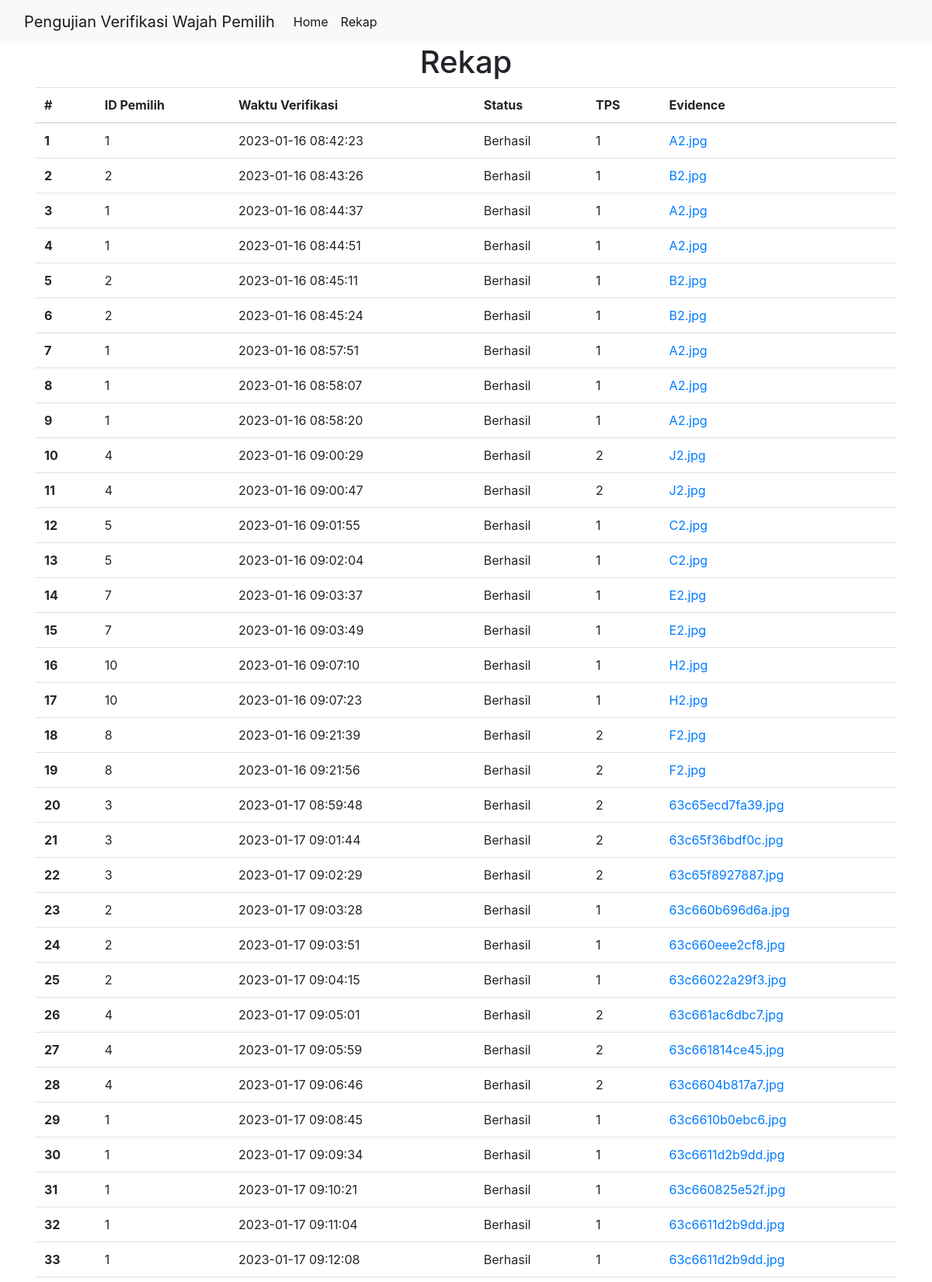
Screenshot of /rekap.php (upper part) with the database file from the repository.
### tables this page shows
CREATE TABLE `verifikasi` (
  `id_verifikasi` bigint(20) NOT NULL,
  `pemilih` int(11) NOT NULL,
  `waktu_verifikasi` datetime DEFAULT NULL,
  `status` varchar(20) NOT NULL,
  `evidence` varchar(100) NOT NULL,
  `tps` bigint(20) NOT NULL
);

### rekap.php (the view, shortened to what this page needs)
<?php
	$username = "root";
	$password = "";
	$database = "tugasakhir";
	$host = "localhost";
	$connect = mysqli_connect($host,$username,$password,$database);
    $verifQuery = "SELECT * FROM verifikasi";
	$hasil = mysqli_query($connect,$verifQuery);
    $i = 1;
?>
<html>
    <head>
    <link rel="stylesheet" href="https://cdnjs.cloudflare.com/ajax/libs/twitter-bootstrap/4.1.3/css/bootstrap.min.css" />
</head>
<body>
<nav class="navbar navbar-expand-lg navbar-light bg-light">
  <div class="container-fluid">
    <a class="navbar-brand" href="#">Pengujian Verifikasi Wajah Pemilih</a>
    <div class="collapse navbar-collapse" id="navbarNav">
      <ul class="navbar-nav">
        <li class="nav-item">
          <a class="nav-link active" aria-current="page" href="index.php">Home</a>
        </li>
        <li class="nav-item">
          <a class="nav-link active" aria-current="page" href="rekap.php">Rekap</a>
        </li>
      </ul>
    </div>
  </div>
</nav>
<div class="container">
    <h1 class="text-center">Rekap</h1>
    <table class="table">
  <thead>
    <tr>
      <th scope="col">#</th>
      <th scope="col">ID Pemilih</th>
      <th scope="col">Waktu Verifikasi</th>
      <th scope="col">Status</th>
      <th scope="col">TPS</th>
      <th scope="col">Evidence</th>
    </tr>
  </thead>
  <tbody>
    <?php foreach($hasil as $hs){ ?>
    <tr>
      <th scope="row"><?php echo $i++ ?></th>
      <td><?php echo $hs['pemilih'] ?></td>
      <td><?php echo $hs['waktu_verifikasi'] ?></td>
      <td>Berhasil</td>
      <td><?php echo $hs['tps'] ?></td>
      <td><a href="/verifikasi/src/<?php echo $hs['evidence'] ?>"><?php echo $hs['evidence'] ?></a></td>
    </tr>
    <?php } ?>
  </tbody>
</table>
</div>
</html>

### rows the page displays
verifikasi: pemilih "1", waktu_verifikasi "2023-01-16 08:42:23", tps "1", evidence "A2.jpg"
verifikasi: pemilih "2", waktu_verifikasi "2023-01-16 08:43:26", tps "1", evidence "B2.jpg"
verifikasi: pemilih "1", waktu_verifikasi "2023-01-16 08:44:37", tps "1", evidence "A2.jpg"
verifikasi: pemilih "1", waktu_verifikasi "2023-01-16 08:44:51", tps "1", evidence "A2.jpg"
verifikasi: pemilih "2", waktu_verifikasi "2023-01-16 08:45:11", tps "1", evidence "B2.jpg"
verifikasi: pemilih "2", waktu_verifikasi "2023-01-16 08:45:24", tps "1", evidence "B2.jpg"
verifikasi: pemilih "1", waktu_verifikasi "2023-01-16 08:57:51", tps "1", evidence "A2.jpg"
verifikasi: pemilih "1", waktu_verifikasi "2023-01-16 08:58:07", tps "1", evidence "A2.jpg"
verifikasi: pemilih "1", waktu_verifikasi "2023-01-16 08:58:20", tps "1", evidence "A2.jpg"
verifikasi: pemilih "4", waktu_verifikasi "2023-01-16 09:00:29", tps "2", evidence "J2.jpg"
verifikasi: pemilih "4", waktu_verifikasi "2023-01-16 09:00:47", tps "2", evidence "J2.jpg"
verifikasi: pemilih "5", waktu_verifikasi "2023-01-16 09:01:55", tps "1", evidence "C2.jpg"
verifikasi: pemilih "5", waktu_verifikasi "2023-01-16 09:02:04", tps "1", evidence "C2.jpg"
verifikasi: pemilih "7", waktu_verifikasi "2023-01-16 09:03:37", tps "1", evidence "E2.jpg"
verifikasi: pemilih "7", waktu_verifikasi "2023-01-16 09:03:49", tps "1", evidence "E2.jpg"
verifikasi: pemilih "10", waktu_verifikasi "2023-01-16 09:07:10", tps "1", evidence "H2.jpg"
verifikasi: pemilih "10", waktu_verifikasi "2023-01-16 09:07:23", tps "1", evidence "H2.jpg"
verifikasi: pemilih "8", waktu_verifikasi "2023-01-16 09:21:39", tps "2", evidence "F2.jpg"
verifikasi: pemilih "8", waktu_verifikasi "2023-01-16 09:21:56", tps "2", evidence "F2.jpg"
verifikasi: pemilih "3", waktu_verifikasi "2023-01-17 08:59:48", tps "2", evidence "63c65ecd7fa39.jpg"
verifikasi: pemilih "3", waktu_verifikasi "2023-01-17 09:01:44", tps "2", evidence "63c65f36bdf0c.jpg"
verifikasi: pemilih "3", waktu_verifikasi "2023-01-17 09:02:29", tps "2", evidence "63c65f8927887.jpg"
verifikasi: pemilih "2", waktu_verifikasi "2023-01-17 09:03:28", tps "1", evidence "63c660b696d6a.jpg"
verifikasi: pemilih "2", waktu_verifikasi "2023-01-17 09:03:51", tps "1", evidence "63c660eee2cf8.jpg"
verifikasi: pemilih "2", waktu_verifikasi "2023-01-17 09:04:15", tps "1", evidence "63c66022a29f3.jpg"
verifikasi: pemilih "4", waktu_verifikasi "2023-01-17 09:05:01", tps "2", evidence "63c661ac6dbc7.jpg"
verifikasi: pemilih "4", waktu_verifikasi "2023-01-17 09:05:59", tps "2", evidence "63c661814ce45.jpg"
verifikasi: pemilih "4", waktu_verifikasi "2023-01-17 09:06:46", tps "2", evidence "63c6604b817a7.jpg"
verifikasi: pemilih "1", waktu_verifikasi "2023-01-17 09:08:45", tps "1", evidence "63c6610b0ebc6.jpg"
verifikasi: pemilih "1", waktu_verifikasi "2023-01-17 09:09:34", tps "1", evidence "63c6611d2b9dd.jpg"
verifikasi: pemilih "1", waktu_verifikasi "2023-01-17 09:10:21", tps "1", evidence "63c660825e52f.jpg"
verifikasi: pemilih "1", waktu_verifikasi "2023-01-17 09:11:04", tps "1", evidence "63c6611d2b9dd.jpg"
verifikasi: pemilih "1", waktu_verifikasi "2023-01-17 09:12:08", tps "1", evidence "63c6611d2b9dd.jpg"
